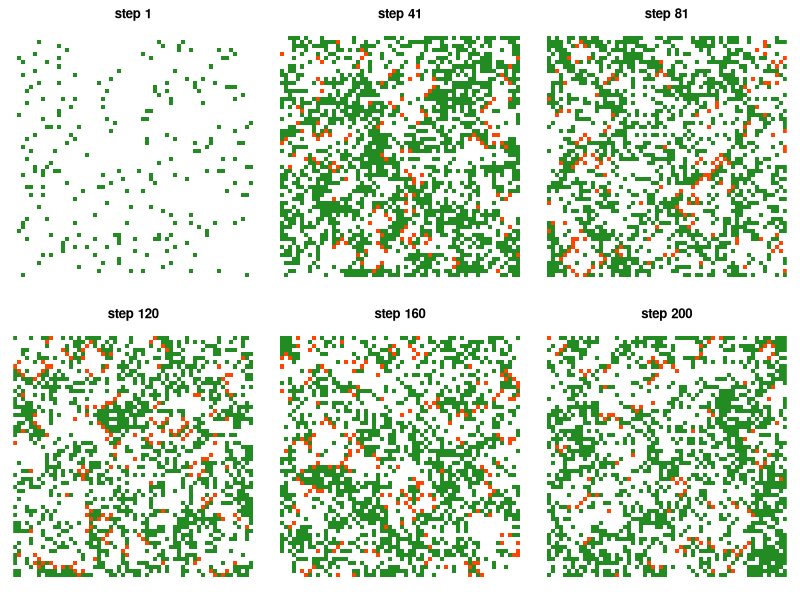
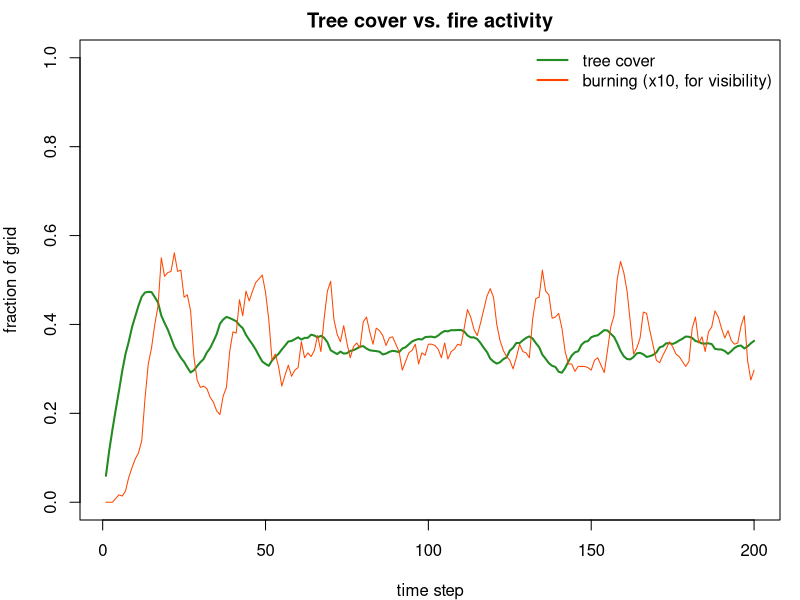

These figures' R source, in order:
## ---- chunk 1
knitr::opts_chunk$set(echo = TRUE)
## ---- chunk 2
simulate_forest <- function(nrow, ncol, steps, p, f, seed = 1) {
  set.seed(seed)
  grid <- matrix(0L, nrow, ncol)
  history <- vector("list", steps)
  tree_frac <- numeric(steps)
  burning_frac <- numeric(steps)

  for (t in seq_len(steps)) {
    burning <- grid == 2L

    # 4-neighbor burning check via a zero-padded border (fixed boundary)
    pad <- matrix(FALSE, nrow + 2, ncol + 2)
    pad[2:(nrow + 1), 2:(ncol + 1)] <- burning
    neighbor_burning <-
      pad[1:nrow,       2:(ncol + 1)] |
      pad[3:(nrow + 2),  2:(ncol + 1)] |
      pad[2:(nrow + 1), 1:ncol] |
      pad[2:(nrow + 1), 3:(ncol + 2)]

    trees <- grid == 1L
    ignite_neighbor <- trees & neighbor_burning
    ignite_lightning <- trees & !ignite_neighbor &
      (matrix(runif(nrow * ncol), nrow, ncol) < f)

    new_grid <- grid
    new_grid[burning] <- 0L
    new_grid[ignite_neighbor | ignite_lightning] <- 2L

    empty_now <- grid == 0L
    grow <- empty_now & (matrix(runif(nrow * ncol), nrow, ncol) < p)
    new_grid[grow] <- 1L

    grid <- new_grid
    history[[t]] <- grid
    tree_frac[t] <- mean(grid == 1L)
    burning_frac[t] <- mean(grid == 2L)
  }

  list(history = history, tree_frac = tree_frac,
       burning_frac = burning_frac, final = grid)
}
## ---- chunk 3
nrow_grid <- 60
ncol_grid <- 60
steps <- 200
p_growth <- 0.06     # probability an empty cell grows a tree
f_lightning <- 0.005 # probability a tree ignites spontaneously

result <- simulate_forest(nrow_grid, ncol_grid, steps, p_growth, f_lightning)
## ---- chunk 4
plot_grid <- function(g, main) {
  cols <- c("white", "forestgreen", "orangered")
  image(t(apply(g, 2, rev)), col = cols, breaks = c(-0.5, 0.5, 1.5, 2.5),
        axes = FALSE, main = main, asp = 1)
}

snap_steps <- round(seq(1, steps, length.out = 6))
par(mfrow = c(2, 3), mar = c(1, 1, 2, 1))
for (s in snap_steps) {
  plot_grid(result$history[[s]], main = paste("step", s))
}
## ---- chunk 5
par(mfrow = c(1, 1), mar = c(4, 4, 2, 1))
plot(result$tree_frac, type = "l", col = "forestgreen", lwd = 2,
     xlab = "time step", ylab = "fraction of grid",
     main = "Tree cover vs. fire activity", ylim = c(0, 1))
lines(result$burning_frac * 10, col = "orangered", lwd = 1)
legend("topright", legend = c("tree cover", "burning (x10, for visibility)"),
       col = c("forestgreen", "orangered"), lwd = 2, bty = "n")
